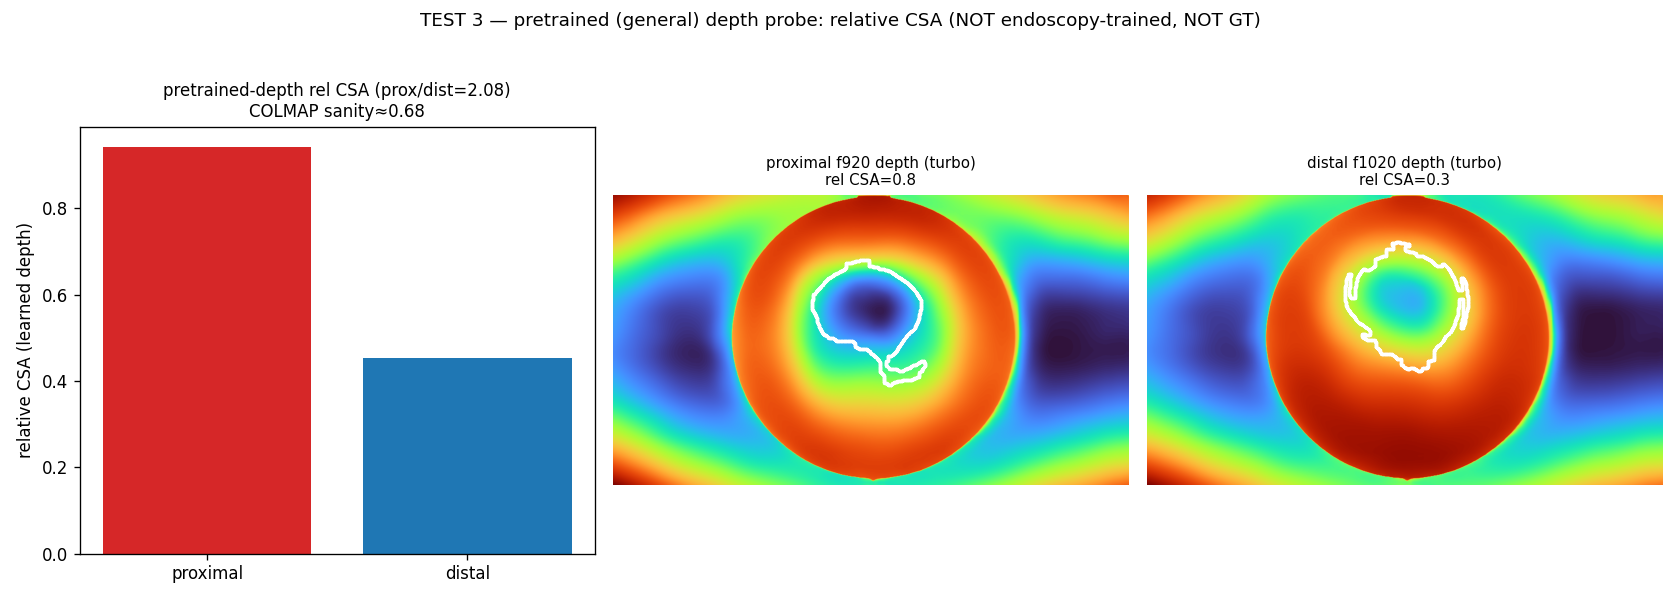

The Python source for this figure:
"""TEST 3 -- pretrained monocular depth quick probe on 2_V2 (timeboxed).
Endoscopy-specific models (PPSNet/LightDepth) need repo clone + weights; within the timebox the
cleanly-runnable option is Depth-Anything-V2-Small (a GENERAL, NON-endoscopic monocular depth
model). It is used ONLY as a quick learned-depth probe -- NOT ground truth, NOT endoscopy-trained,
relative (scale/shift-ambiguous) depth only. Back-project the lumen boundary with the model depth,
fit a relative ring, and check the proximal-vs-distal ordering / ratio vs the COLMAP sanity result.
NO mm, NO clinical claim."""
from __future__ import annotations
import json
import numpy as np, cv2, torch
from PIL import Image
from transformers import pipeline
import matplotlib; matplotlib.use("Agg"); import matplotlib.pyplot as plt
import common as C

K, DIST = C.intrinsics(); KINV = np.linalg.inv(K)
PIPE = pipeline("depth-estimation", model="depth-anything/Depth-Anything-V2-Small-hf", device=0 if torch.cuda.is_available() else -1)


def depth_map(bgr):
    out = PIPE(Image.fromarray(cv2.cvtColor(bgr, cv2.COLOR_BGR2RGB)))
    d = out["predicted_depth"]
    d = d.squeeze().float().cpu().numpy() if hasattr(d, "cpu") else np.array(out["depth"], float)
    return cv2.resize(d, (bgr.shape[1], bgr.shape[0]), interpolation=cv2.INTER_LINEAR)


def measure(fr):
    from test2_inverse_square import lumen_boundary
    bgr, g = C.load_gray(fr); fov, _ = C.fov_mask(g)
    bnd = lumen_boundary(g, fov)
    if bnd is None: return None
    dm = depth_map(bgr)
    # orient so the lumen CENTER is FAR (large depth). Compare center vs wall raw values.
    ctr = bnd.mean(0); H, W = g.shape
    cy, cx = int(np.clip(ctr[1], 0, H - 1)), int(np.clip(ctr[0], 0, W - 1))
    center_val = float(np.median(dm[max(0, cy - 20):cy + 20, max(0, cx - 20):cx + 20]))
    wall_val = float(np.median(dm[fov]))
    depth = dm if center_val > wall_val else (dm.max() - dm)   # ensure center(far) = large
    ii = np.clip(bnd[:, 1].astype(int), 0, H - 1); jj = np.clip(bnd[:, 0].astype(int), 0, W - 1)
    db = depth[ii, jj]
    und = cv2.undistortPoints(bnd.reshape(-1, 1, 2).astype(np.float32), K, DIST, P=K).reshape(-1, 2)
    rays = (KINV @ np.c_[und, np.ones(len(und))].T).T; rays /= np.linalg.norm(rays, axis=1, keepdims=True)
    P = rays * db[:, None]; Pc = P - P.mean(0); _, _, Vt = np.linalg.svd(Pc, full_matrices=False)
    x, y = Pc @ Vt[0], Pc @ Vt[1]; rr = np.hypot(x, y); rm = np.median(rr); keep = (rr > 0.4 * rm) & (rr < 2.0 * rm)
    if keep.sum() < 10: return None
    try:
        (_, _), (MA, ma), _ = cv2.fitEllipse(np.c_[x[keep], y[keep]].astype(np.float32))
        csa = float(np.pi * (MA / 2) * (ma / 2)); dce = float(2 * np.sqrt((MA / 2) * (ma / 2)))
    except Exception:
        return None
    return dict(frame=fr, CSA_rel=csa, DCE_rel=dce, oriented=bool(center_val <= wall_val), depth=dm, bnd=bnd, ctr=ctr.tolist())


def main():
    P = [m for m in (measure(f) for f in C.PROX) if m]
    D = [m for m in (measure(f) for f in C.DIST) if m]
    def stat(rows, k): v = np.array([r[k] for r in rows]); return dict(median=float(np.median(v)), cov_pct=round(float(100 * np.std(v) / max(np.median(v), 1e-9)), 1))
    csa_ratio = stat(P, "CSA_rel")["median"] / stat(D, "CSA_rel")["median"]
    dce_ratio = stat(P, "DCE_rel")["median"] / stat(D, "DCE_rel")["median"]
    out = dict(test="pretrained depth (Depth-Anything-V2-Small, GENERAL/non-endoscopic; quick probe, NOT GT)",
               model="depth-anything/Depth-Anything-V2-Small-hf", endoscopy_specific=False,
               proximal={"n": len(P), "CSA_rel": stat(P, "CSA_rel"), "DCE_rel": stat(P, "DCE_rel")},
               distal={"n": len(D), "CSA_rel": stat(D, "CSA_rel"), "DCE_rel": stat(D, "DCE_rel")},
               CSA_ratio_prox_over_dist=round(csa_ratio, 3), DCE_ratio_prox_over_dist=round(dce_ratio, 3),
               implied_CSA_obstruction_pct=round(100 * (1 - csa_ratio), 1),
               COLMAP_sanity={"CSA_ratio": 0.68, "DCE_ratio": 0.82, "obstruction_CSA_pct": 32.0},
               ordering_prox_lt_dist=bool(csa_ratio < 1.0), ratio_near_colmap=bool(0.5 <= csa_ratio <= 0.85),
               stable=bool(stat(P, "CSA_rel")["cov_pct"] <= 25 and stat(D, "CSA_rel")["cov_pct"] <= 25))
    fig = plt.figure(figsize=(14, 5))
    ax = fig.add_subplot(1, 3, 1)
    ax.bar([0, 1], [stat(P, "CSA_rel")["median"], stat(D, "CSA_rel")["median"]], color=["tab:red", "tab:blue"])
    ax.set_xticks([0, 1]); ax.set_xticklabels(["proximal", "distal"]); ax.set_ylabel("relative CSA (learned depth)")
    ax.set_title(f"pretrained-depth rel CSA (prox/dist={csa_ratio:.2f})\nCOLMAP sanity≈0.68", fontsize=10)
    for k, (rows, ttl) in enumerate([(P, "proximal"), (D, "distal")]):
        r = rows[len(rows) // 2]; ax = fig.add_subplot(1, 3, 2 + k)
        dm = r["depth"]; ax.imshow(dm, cmap="turbo"); ax.plot(r["bnd"][:, 0], r["bnd"][:, 1], ".", ms=2, c="w")
        ax.set_title(f"{ttl} f{r['frame']} depth (turbo)\nrel CSA={r['CSA_rel']:.1f}", fontsize=9); ax.axis("off")
    fig.suptitle("TEST 3 — pretrained (general) depth probe: relative CSA (NOT endoscopy-trained, NOT GT)", fontsize=11)
    fig.tight_layout(rect=(0, 0, 1, 0.95)); fig.savefig(C.OUT / "test3_pretrained.png", dpi=120); plt.close(fig)
    clean = {k: v for k, v in out.items() if k not in ("depth",)}
    (C.OUT / "test3_pretrained.json").write_text(json.dumps(clean, indent=2))
    print("=== TEST 3 ==="); print(json.dumps({k: v for k, v in clean.items() if not isinstance(v, dict) or k in ("proximal", "distal", "COLMAP_sanity")}, indent=2))
    print(f"figure -> {C.OUT}/test3_pretrained.png")


if __name__ == "__main__":
    main()
